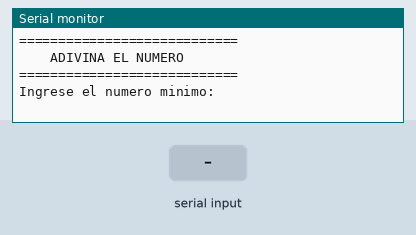
Recording of a sketch running on a simulated ESP32. On the bench: the last lines printed to the serial monitor. Inputs (shaded band) come from the test bench. Random numbers use the default seed unless the sketch sets one.

Above: at 2.7 s.
2.8 s: "S\n" received over Serial
At 3.9 s:
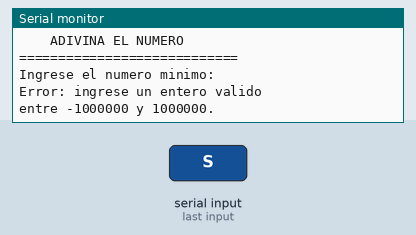
4.3 s: "0\n" received over Serial
At 5.1 s:
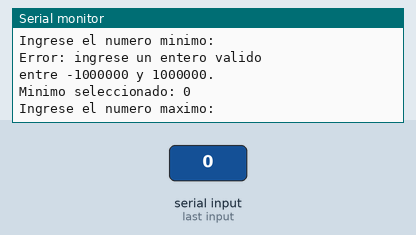
5.8 s: "3\n" received over Serial
At 6.2 s:
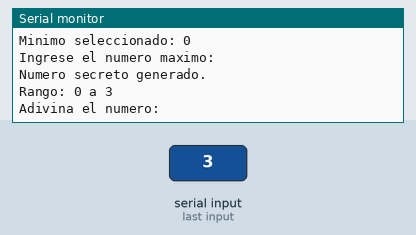
7.3 s: "1\n" received over Serial
At 8.5 s:
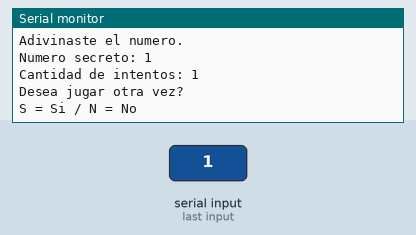
8.8 s: "N\n" received over Serial
At 9.7 s:
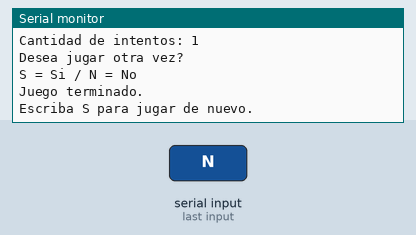
10.3 s: "90,45\n" received over Serial
At 10.8 s:
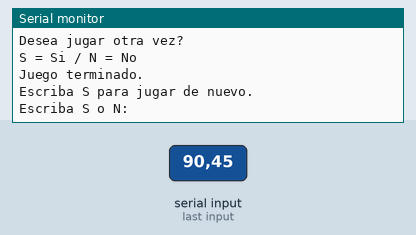

The sketch:

_ejercicio1.ino
```cpp
#include <Arduino.h>
#include <stdlib.h>
#include <errno.h>
#include <limits.h>

// Variables para el rango
long numeroMinimo = 0;
long numeroMaximo = 0;

// Número aleatorio y número del jugador
long numeroSecreto = 0;
long intento = 0;

// Contador de intentos
int contadorIntentos = 0;

// 0: mínimo, 1: máximo, 2: jugar, 3: reiniciar
int estado = 0;

// Límite de los valores permitidos
const long LIMITE = 1000000;

// Verifica que todo el texto sea un entero válido
bool convertirNumero(String texto, long &resultado) {
  texto.trim();

  if (texto.length() == 0) {
    return false;
  }

  const char *inicio = texto.c_str();
  char *fin;
  errno = 0;

  long valor = strtol(inicio, &fin, 10);

  if (errno == ERANGE || *fin != '\0') {
    return false;
  }

  if (valor < -LIMITE || valor > LIMITE) {
    return false;
  }

  resultado = valor;
  return true;
}

// Volver al estado inicial del juego
void iniciarJuego() {
  estado = 0;
  contadorIntentos = 0;

  Serial.println();
  Serial.println("============================");
  Serial.println("    ADIVINA EL NUMERO");
  Serial.println("============================");
  Serial.println("Ingrese el numero minimo:");
}

void setup() {
  // Inicializar comunicación serial
  Serial.begin(115200);

  delay(1500);

  // Iniciar generador pseudoaleatorio
  randomSeed((uint32_t)esp_random());

  // Mostrar menú inicial
  iniciarJuego();
}

void loop() {

  // Solo procesar cuando llegan datos
  if (Serial.available() > 0) {

    // Leer texto enviado por el usuario
    String entrada = Serial.readStringUntil('\n');
    entrada.trim();

    if (entrada.length() == 0) {
      return;
    }

    long numeroIngresado;

    // ESTADO 3: Reiniciar o terminar partida
    if (estado == 3) {
      if (entrada.equalsIgnoreCase("S")) {
        iniciarJuego();
      }
      else if (entrada.equalsIgnoreCase("N")) {
        Serial.println("Juego terminado.");
        Serial.println("Escriba S para jugar de nuevo.");
      }
      else {
        Serial.println("Escriba S o N:");
      }
      return;
    }

    // Validar el número ingresado
    if (!convertirNumero(entrada, numeroIngresado)) {
      Serial.println("Error: ingrese un entero valido");
      Serial.println("entre -1000000 y 1000000.");
      return;
    }

    // ESTADO 0: Número mínimo
    if (estado == 0) {

      numeroMinimo = numeroIngresado;

      Serial.print("Minimo seleccionado: ");
      Serial.println(numeroMinimo);

      Serial.println("Ingrese el numero maximo:");

      estado = 1;
    }

    // ESTADO 1: Número máximo
    else if (estado == 1) {

      if (numeroIngresado <= numeroMinimo) {
        Serial.println("Error: el maximo debe ser");
        Serial.println("mayor que el minimo.");
        Serial.println("Ingrese otro maximo:");
        return;
      }

      numeroMaximo = numeroIngresado;

      // El límite superior de random() es exclusivo
      numeroSecreto = random(numeroMinimo,
                             numeroMaximo + 1);

      contadorIntentos = 0;
      estado = 2;

      Serial.println();
      Serial.println("Numero secreto generado.");
      Serial.print("Rango: ");
      Serial.print(numeroMinimo);
      Serial.print(" a ");
      Serial.println(numeroMaximo);

      Serial.println("Adivina el numero:");
    }

    // ESTADO 2: Intentos del jugador
    else if (estado == 2) {

      intento = numeroIngresado;

      if (intento < numeroMinimo ||
          intento > numeroMaximo) {
        Serial.println("Numero fuera del rango.");
        Serial.println("Intente nuevamente:");
        return;
      }

      contadorIntentos++;

      if (intento < numeroSecreto) {

        Serial.println("El numero secreto es MAYOR.");
        Serial.println("Intenta otra vez:");

      }
      else if (intento > numeroSecreto) {

        Serial.println("El numero secreto es MENOR.");
        Serial.println("Intenta otra vez:");

      }
      else {

        Serial.println();
        Serial.println("FELICITACIONES!");
        Serial.println("Adivinaste el numero.");

        Serial.print("Numero secreto: ");
        Serial.println(numeroSecreto);

        Serial.print("Cantidad de intentos: ");
        Serial.println(contadorIntentos);

        Serial.println();
        Serial.println("Desea jugar otra vez?");
        Serial.println("S = Si / N = No");

        estado = 3;
      }
    }
  }
}
```

Measured:
- after the input at 2.8 s, the serial monitor: prints a new line at once (image 1)
- after the input at 4.3 s, the serial monitor: prints a new line at once (image 2)
- after the input at 5.8 s, the serial monitor: prints a new line at once (image 3)
- after the input at 7.3 s, the serial monitor: prints a new line at once (image 4)
- after the input at 8.8 s, the serial monitor: prints a new line at once (image 5)
- after the input at 10.3 s, the serial monitor: prints a new line at once (image 6)
